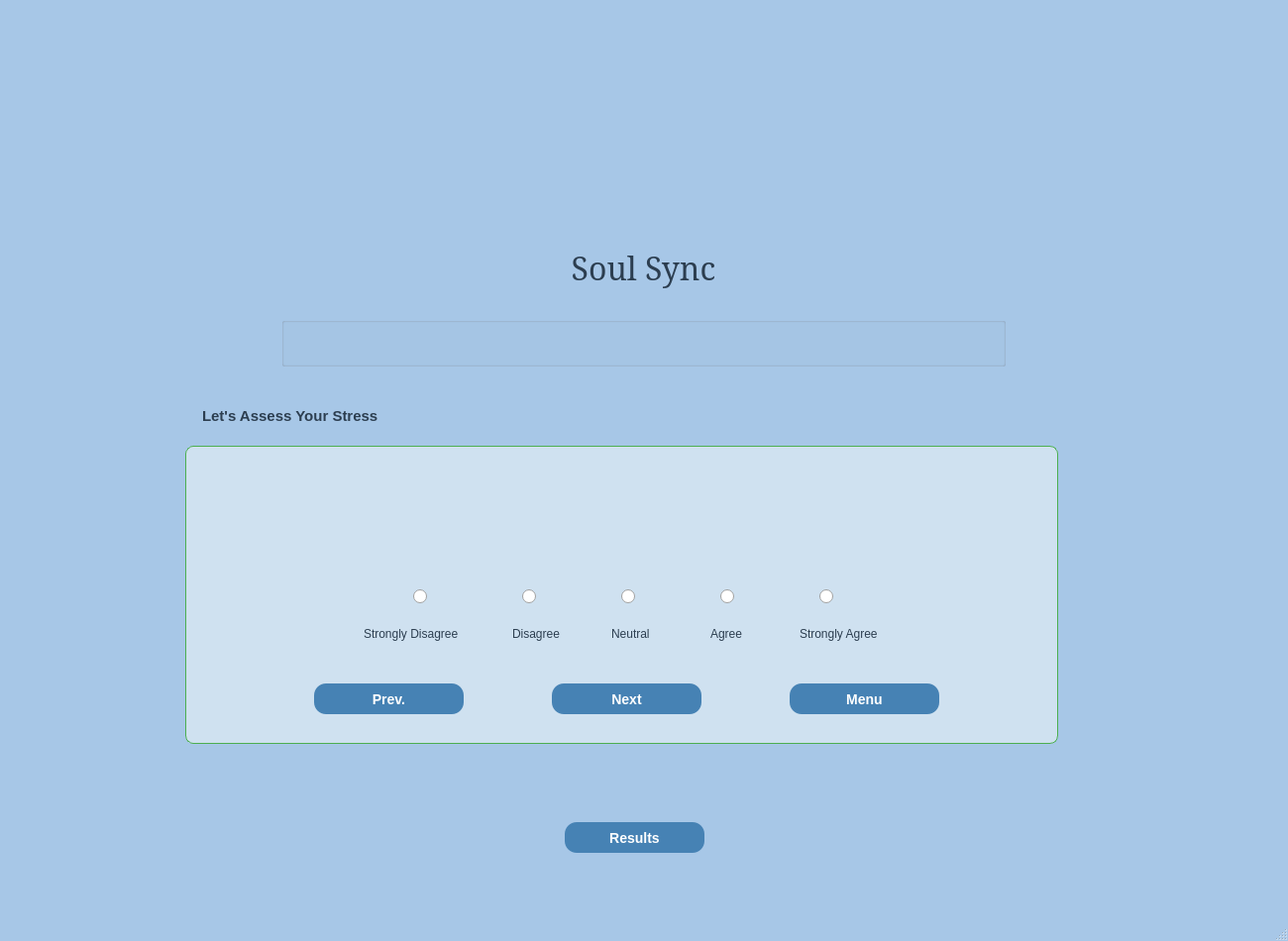
<?xml version="1.0" encoding="UTF-8"?>
<ui version="4.0">
 <class>MainWindow</class>
 <widget class="QMainWindow" name="MainWindow">
  <property name="geometry">
   <rect>
    <x>0</x>
    <y>0</y>
    <width>1300</width>
    <height>950</height>
   </rect>
  </property>
  <property name="palette">
   <palette>
    <active>
     <colorrole role="Base">
      <brush brushstyle="SolidPattern">
       <color alpha="255">
        <red>255</red>
        <green>255</green>
        <blue>255</blue>
       </color>
      </brush>
     </colorrole>
     <colorrole role="Window">
      <brush brushstyle="SolidPattern">
       <color alpha="255">
        <red>167</red>
        <green>199</green>
        <blue>231</blue>
       </color>
      </brush>
     </colorrole>
    </active>
    <inactive>
     <colorrole role="Base">
      <brush brushstyle="SolidPattern">
       <color alpha="255">
        <red>255</red>
        <green>255</green>
        <blue>255</blue>
       </color>
      </brush>
     </colorrole>
     <colorrole role="Window">
      <brush brushstyle="SolidPattern">
       <color alpha="255">
        <red>167</red>
        <green>199</green>
        <blue>231</blue>
       </color>
      </brush>
     </colorrole>
    </inactive>
    <disabled>
     <colorrole role="Base">
      <brush brushstyle="SolidPattern">
       <color alpha="255">
        <red>167</red>
        <green>199</green>
        <blue>231</blue>
       </color>
      </brush>
     </colorrole>
     <colorrole role="Window">
      <brush brushstyle="SolidPattern">
       <color alpha="255">
        <red>167</red>
        <green>199</green>
        <blue>231</blue>
       </color>
      </brush>
     </colorrole>
    </disabled>
   </palette>
  </property>
  <property name="windowTitle">
   <string>MainWindow</string>
  </property>
  <property name="toolTipDuration">
   <number>-1</number>
  </property>
  <widget class="QWidget" name="centralwidget">
   <widget class="QLabel" name="label">
    <property name="geometry">
     <rect>
      <x>554</x>
      <y>50</y>
      <width>191</width>
      <height>181</height>
     </rect>
    </property>
    <property name="palette">
     <palette>
      <active>
       <colorrole role="BrightText">
        <brush brushstyle="SolidPattern">
         <color alpha="255">
          <red>167</red>
          <green>199</green>
          <blue>231</blue>
         </color>
        </brush>
       </colorrole>
      </active>
      <inactive>
       <colorrole role="BrightText">
        <brush brushstyle="SolidPattern">
         <color alpha="255">
          <red>167</red>
          <green>199</green>
          <blue>231</blue>
         </color>
        </brush>
       </colorrole>
      </inactive>
      <disabled>
       <colorrole role="BrightText">
        <brush brushstyle="SolidPattern">
         <color alpha="255">
          <red>167</red>
          <green>199</green>
          <blue>231</blue>
         </color>
        </brush>
       </colorrole>
      </disabled>
     </palette>
    </property>
    <property name="text">
     <string/>
    </property>
    <property name="pixmap">
     <pixmap>soul_sync_logo.jpg</pixmap>
    </property>
    <property name="scaledContents">
     <bool>true</bool>
    </property>
   </widget>
   <widget class="QLabel" name="label_2">
    <property name="geometry">
     <rect>
      <x>554</x>
      <y>250</y>
      <width>191</width>
      <height>41</height>
     </rect>
    </property>
    <property name="palette">
     <palette>
      <active>
       <colorrole role="WindowText">
        <brush brushstyle="SolidPattern">
         <color alpha="255">
          <red>44</red>
          <green>62</green>
          <blue>80</blue>
         </color>
        </brush>
       </colorrole>
       <colorrole role="Text">
        <brush brushstyle="SolidPattern">
         <color alpha="255">
          <red>44</red>
          <green>62</green>
          <blue>80</blue>
         </color>
        </brush>
       </colorrole>
       <colorrole role="ButtonText">
        <brush brushstyle="SolidPattern">
         <color alpha="255">
          <red>44</red>
          <green>62</green>
          <blue>80</blue>
         </color>
        </brush>
       </colorrole>
       <colorrole role="PlaceholderText">
        <brush brushstyle="SolidPattern">
         <color alpha="128">
          <red>0</red>
          <green>0</green>
          <blue>0</blue>
         </color>
        </brush>
       </colorrole>
      </active>
      <inactive>
       <colorrole role="WindowText">
        <brush brushstyle="SolidPattern">
         <color alpha="255">
          <red>44</red>
          <green>62</green>
          <blue>80</blue>
         </color>
        </brush>
       </colorrole>
       <colorrole role="Text">
        <brush brushstyle="SolidPattern">
         <color alpha="255">
          <red>44</red>
          <green>62</green>
          <blue>80</blue>
         </color>
        </brush>
       </colorrole>
       <colorrole role="ButtonText">
        <brush brushstyle="SolidPattern">
         <color alpha="255">
          <red>44</red>
          <green>62</green>
          <blue>80</blue>
         </color>
        </brush>
       </colorrole>
       <colorrole role="PlaceholderText">
        <brush brushstyle="SolidPattern">
         <color alpha="128">
          <red>0</red>
          <green>0</green>
          <blue>0</blue>
         </color>
        </brush>
       </colorrole>
      </inactive>
      <disabled>
       <colorrole role="WindowText">
        <brush brushstyle="SolidPattern">
         <color alpha="255">
          <red>44</red>
          <green>62</green>
          <blue>80</blue>
         </color>
        </brush>
       </colorrole>
       <colorrole role="Text">
        <brush brushstyle="SolidPattern">
         <color alpha="255">
          <red>44</red>
          <green>62</green>
          <blue>80</blue>
         </color>
        </brush>
       </colorrole>
       <colorrole role="ButtonText">
        <brush brushstyle="SolidPattern">
         <color alpha="255">
          <red>44</red>
          <green>62</green>
          <blue>80</blue>
         </color>
        </brush>
       </colorrole>
       <colorrole role="PlaceholderText">
        <brush brushstyle="SolidPattern">
         <color alpha="128">
          <red>0</red>
          <green>0</green>
          <blue>0</blue>
         </color>
        </brush>
       </colorrole>
      </disabled>
     </palette>
    </property>
    <property name="font">
     <font>
      <family>MS Serif</family>
      <pointsize>24</pointsize>
     </font>
    </property>
    <property name="styleSheet">
     <string notr="true">QLabel{color: #2C3E50;
}</string>
    </property>
    <property name="text">
     <string>Soul Sync</string>
    </property>
    <property name="alignment">
     <set>Qt::AlignCenter</set>
    </property>
   </widget>
   <widget class="QGroupBox" name="groupBox">
    <property name="geometry">
     <rect>
      <x>187</x>
      <y>430</y>
      <width>881</width>
      <height>321</height>
     </rect>
    </property>
    <property name="styleSheet">
     <string notr="true">QGroupBox {
    background-color: rgba(214, 230, 242, 0.85);
    border: 1px solid #4CAF50;
    border-radius: 8px;
    padding: 10px;
    margin-top: 20px;
    box-shadow: 2px 2px 10px rgba(0, 0, 0, 0.1);
}</string>
    </property>
    <property name="title">
     <string/>
    </property>
    <widget class="QLabel" name="question_no_label">
     <property name="geometry">
      <rect>
       <x>40</x>
       <y>40</y>
       <width>231</width>
       <height>45</height>
      </rect>
     </property>
     <property name="font">
      <font>
       <pointsize>18</pointsize>
      </font>
     </property>
     <property name="styleSheet">
      <string notr="true">QLabel{color: #2C3E50;
}</string>
     </property>
     <property name="text">
      <string/>
     </property>
     <property name="pixmap">
      <pixmap>../../../../../Downloads/src/view/UI files/Downloads/src/model/_c5dca270-092d-4483-b12e-a031080d7df9.jpeg</pixmap>
     </property>
     <property name="scaledContents">
      <bool>true</bool>
     </property>
    </widget>
    <widget class="QLabel" name="question_label">
     <property name="geometry">
      <rect>
       <x>10</x>
       <y>100</y>
       <width>851</width>
       <height>41</height>
      </rect>
     </property>
     <property name="font">
      <font>
       <pointsize>11</pointsize>
      </font>
     </property>
     <property name="styleSheet">
      <string notr="true">QLabel{color: #2C3E50;
}</string>
     </property>
     <property name="text">
      <string/>
     </property>
     <property name="alignment">
      <set>Qt::AlignCenter</set>
     </property>
    </widget>
    <widget class="QPushButton" name="back_btn">
     <property name="geometry">
      <rect>
       <x>130</x>
       <y>260</y>
       <width>151</width>
       <height>31</height>
      </rect>
     </property>
     <property name="styleSheet">
      <string notr="true">QPushButton {
    background-color: #4682B4;
    color: white;
    font-size: 14px;
    font-weight: bold;
    border: none;
    border-radius: 12px; 
    padding: 10px 20px;
    min-width: 100px;
    transition: background-color 0.3s ease-in-out, transform 0.1s;
}


QPushButton:hover {
    background-color: #5A9BD6;
}


QPushButton:pressed {
    background-color: #36648B;
    transform: scale(0.98); 
}
</string>
     </property>
     <property name="text">
      <string>Prev.</string>
     </property>
    </widget>
    <widget class="QPushButton" name="next_btn">
     <property name="geometry">
      <rect>
       <x>370</x>
       <y>260</y>
       <width>151</width>
       <height>31</height>
      </rect>
     </property>
     <property name="styleSheet">
      <string notr="true">QPushButton {
    background-color: #4682B4;
    color: white;
    font-size: 14px;
    font-weight: bold;
    border: none;
    border-radius: 12px; 
    padding: 10px 20px;
    min-width: 100px;
    transition: background-color 0.3s ease-in-out, transform 0.1s;
}


QPushButton:hover {
    background-color: #5A9BD6;
}


QPushButton:pressed {
    background-color: #36648B;
    transform: scale(0.98); 
}
</string>
     </property>
     <property name="text">
      <string>Next</string>
     </property>
    </widget>
    <widget class="QPushButton" name="main_btn">
     <property name="geometry">
      <rect>
       <x>610</x>
       <y>260</y>
       <width>151</width>
       <height>31</height>
      </rect>
     </property>
     <property name="styleSheet">
      <string notr="true">QPushButton {
    background-color: #4682B4;
    color: white;
    font-size: 14px;
    font-weight: bold;
    border: none;
    border-radius: 12px; 
    padding: 10px 20px;
    min-width: 100px;
    transition: background-color 0.3s ease-in-out, transform 0.1s;
}


QPushButton:hover {
    background-color: #5A9BD6;
}


QPushButton:pressed {
    background-color: #36648B;
    transform: scale(0.98); 
}
</string>
     </property>
     <property name="text">
      <string>Menu</string>
     </property>
    </widget>
    <widget class="QRadioButton" name="radio_btn1">
     <property name="geometry">
      <rect>
       <x>230</x>
       <y>160</y>
       <width>80</width>
       <height>24</height>
      </rect>
     </property>
     <property name="text">
      <string/>
     </property>
    </widget>
    <widget class="QRadioButton" name="radio_btn2">
     <property name="geometry">
      <rect>
       <x>340</x>
       <y>160</y>
       <width>80</width>
       <height>24</height>
      </rect>
     </property>
     <property name="text">
      <string/>
     </property>
    </widget>
    <widget class="QRadioButton" name="radio_btn3">
     <property name="geometry">
      <rect>
       <x>440</x>
       <y>160</y>
       <width>80</width>
       <height>24</height>
      </rect>
     </property>
     <property name="text">
      <string/>
     </property>
    </widget>
    <widget class="QRadioButton" name="radio_btn4">
     <property name="geometry">
      <rect>
       <x>540</x>
       <y>160</y>
       <width>80</width>
       <height>24</height>
      </rect>
     </property>
     <property name="text">
      <string/>
     </property>
    </widget>
    <widget class="QRadioButton" name="radio_btn5">
     <property name="geometry">
      <rect>
       <x>640</x>
       <y>160</y>
       <width>80</width>
       <height>24</height>
      </rect>
     </property>
     <property name="text">
      <string/>
     </property>
    </widget>
    <widget class="QLabel" name="label_5">
     <property name="geometry">
      <rect>
       <x>180</x>
       <y>200</y>
       <width>131</width>
       <height>20</height>
      </rect>
     </property>
     <property name="styleSheet">
      <string notr="true">QLabel{color: #2C3E50;
}</string>
     </property>
     <property name="text">
      <string>Strongly Disagree</string>
     </property>
     <property name="alignment">
      <set>Qt::AlignLeading|Qt::AlignLeft|Qt::AlignVCenter</set>
     </property>
    </widget>
    <widget class="QLabel" name="label_6">
     <property name="geometry">
      <rect>
       <x>330</x>
       <y>200</y>
       <width>61</width>
       <height>20</height>
      </rect>
     </property>
     <property name="styleSheet">
      <string notr="true">QLabel{color: #2C3E50;
}</string>
     </property>
     <property name="text">
      <string>Disagree</string>
     </property>
    </widget>
    <widget class="QLabel" name="label_7">
     <property name="geometry">
      <rect>
       <x>430</x>
       <y>200</y>
       <width>61</width>
       <height>20</height>
      </rect>
     </property>
     <property name="styleSheet">
      <string notr="true">QLabel{color: #2C3E50;
}</string>
     </property>
     <property name="text">
      <string>Neutral</string>
     </property>
    </widget>
    <widget class="QLabel" name="label_8">
     <property name="geometry">
      <rect>
       <x>530</x>
       <y>200</y>
       <width>61</width>
       <height>20</height>
      </rect>
     </property>
     <property name="styleSheet">
      <string notr="true">QLabel{color: #2C3E50;
}</string>
     </property>
     <property name="text">
      <string>Agree</string>
     </property>
    </widget>
    <widget class="QLabel" name="label_9">
     <property name="geometry">
      <rect>
       <x>620</x>
       <y>200</y>
       <width>131</width>
       <height>20</height>
      </rect>
     </property>
     <property name="styleSheet">
      <string notr="true">QLabel{color: #2C3E50;
}</string>
     </property>
     <property name="text">
      <string>Strongly Agree</string>
     </property>
    </widget>
   </widget>
   <widget class="QLabel" name="label_10">
    <property name="geometry">
     <rect>
      <x>190</x>
      <y>400</y>
      <width>231</width>
      <height>41</height>
     </rect>
    </property>
    <property name="styleSheet">
     <string notr="true">QLabel{
    font-size: 15px;
    font-weight: bold;
    color: #2C3E50;
    padding: 10px;
    border-bottom: 2px solid #5A9BD6;
    text-align: center;
}
</string>
    </property>
    <property name="text">
     <string>Let's Assess Your Stress</string>
    </property>
   </widget>
   <widget class="QPushButton" name="results_btn">
    <property name="geometry">
     <rect>
      <x>570</x>
      <y>830</y>
      <width>141</width>
      <height>31</height>
     </rect>
    </property>
    <property name="styleSheet">
     <string notr="true">QPushButton {
    background-color: #4682B4;
    color: white;
    font-size: 14px;
    font-weight: bold;
    border: none;
    border-radius: 12px; 
    padding: 10px 20px;
    min-width: 100px;
    transition: background-color 0.3s ease-in-out, transform 0.1s;
}


QPushButton:hover {
    background-color: #5A9BD6;
}


QPushButton:pressed {
    background-color: #36648B;
    transform: scale(0.98); 
}
</string>
    </property>
    <property name="text">
     <string>Results</string>
    </property>
   </widget>
   <widget class="QGroupBox" name="groupBox_2">
    <property name="geometry">
     <rect>
      <x>284</x>
      <y>320</y>
      <width>731</width>
      <height>50</height>
     </rect>
    </property>
    <property name="title">
     <string/>
    </property>
    <widget class="QLabel" name="error_label">
     <property name="geometry">
      <rect>
       <x>0</x>
       <y>0</y>
       <width>731</width>
       <height>50</height>
      </rect>
     </property>
     <property name="font">
      <font>
       <pointsize>10</pointsize>
      </font>
     </property>
     <property name="text">
      <string/>
     </property>
     <property name="alignment">
      <set>Qt::AlignCenter</set>
     </property>
    </widget>
   </widget>
  </widget>
  <widget class="QMenuBar" name="menubar">
   <property name="geometry">
    <rect>
     <x>0</x>
     <y>0</y>
     <width>1300</width>
     <height>22</height>
    </rect>
   </property>
  </widget>
  <widget class="QStatusBar" name="statusbar"/>
 </widget>
 <resources/>
 <connections/>
</ui>
